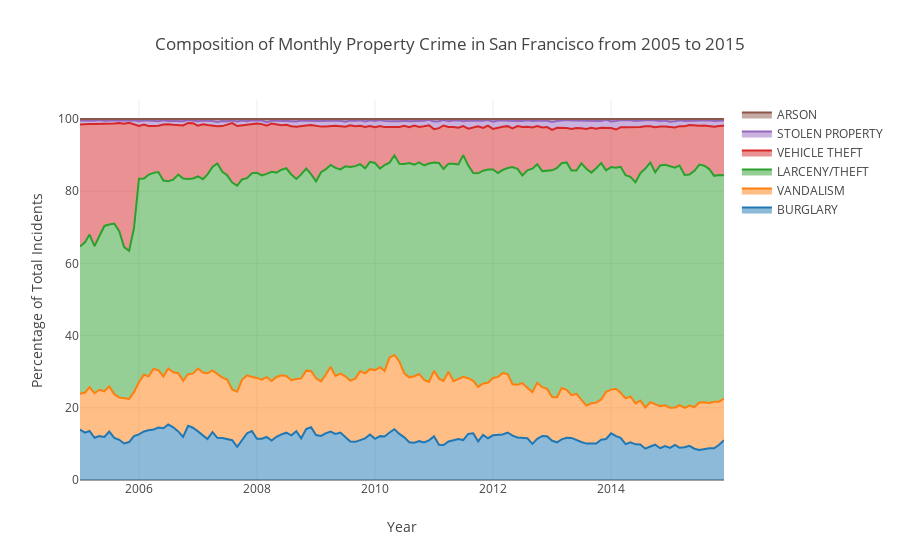

Here is the notebook cell this chart was saved with:
### Code cell
data = []
y_stack = []
for crime in crime_data['Category'].unique():
    df = crime_data_agg.loc[crime_data_agg['Category']==crime, ].sort_values('Date')
    y_original = np.around(df['IncidntPct'].reset_index(drop=True)*100, decimals=2)
    
    if len(y_stack) == 0:
        y_stack = y_original
    else:
        y_stack = [y0+y1 for y0, y1 in zip(y_original, y_stack)]
        
    y_text = [str(y0)+'%' for y0 in y_original]
    
    
    trace = go.Scatter(
    x = df['Date'],
    y = y_stack,
    text=y_text,
    name = crime,
    hoverinfo='x+name+text',
    mode='lines',
    fill='tonexty'
    )
    
    data.append(trace)

layout = go.Layout(title = 'Composition of Monthly Property Crime in San Francisco from 2005 to 2015',
              xaxis = dict(title = 'Year'),
              yaxis = dict(title = 'Percentage of Total Incidents'),
              showlegend=True)

fig = go.Figure(data=data, layout=layout)
iplot(fig, filename='stacked-area-plot')

### Figure 1 — Plotly figure (JSON) as saved in the notebook; plotly's stock layout.template omitted (floating-point values rounded to 4 significant figures; data arrays with more than 128 entries replaced by an {"elided": "..."} marker saying what was removed)
{"data": [{"fill": "tonexty", "hoverinfo": "x+name+text", "mode": "lines", "name": "BURGLARY", "text": {"elided": "132 str values"}, "type": "scatter", "x": {"elided": "132 str values"}, "y": {"elided": "132 float values"}}, {"fill": "tonexty", "hoverinfo": "x+name+text", "mode": "lines", "name": "VANDALISM", "text": {"elided": "132 str values"}, "type": "scatter", "x": {"elided": "132 str values"}, "y": {"elided": "132 float values"}}, {"fill": "tonexty", "hoverinfo": "x+name+text", "mode": "lines", "name": "LARCENY/THEFT", "text": {"elided": "132 str values"}, "type": "scatter", "x": {"elided": "132 str values"}, "y": {"elided": "132 float values"}}, {"fill": "tonexty", "hoverinfo": "x+name+text", "mode": "lines", "name": "VEHICLE THEFT", "text": {"elided": "132 str values"}, "type": "scatter", "x": {"elided": "132 str values"}, "y": {"elided": "132 float values"}}, {"fill": "tonexty", "hoverinfo": "x+name+text", "mode": "lines", "name": "STOLEN PROPERTY", "text": {"elided": "132 str values"}, "type": "scatter", "x": {"elided": "132 str values"}, "y": {"elided": "132 float values"}}, {"fill": "tonexty", "hoverinfo": "x+name+text", "mode": "lines", "name": "ARSON", "text": {"elided": "132 str values"}, "type": "scatter", "x": {"elided": "132 str values"}, "y": {"elided": "132 float values"}}], "layout": {"showlegend": true, "title": "Composition of Monthly Property Crime in San Francisco from 2005 to 2015", "xaxis": {"title": "Year"}, "yaxis": {"title": "Percentage of Total Incidents"}}}
